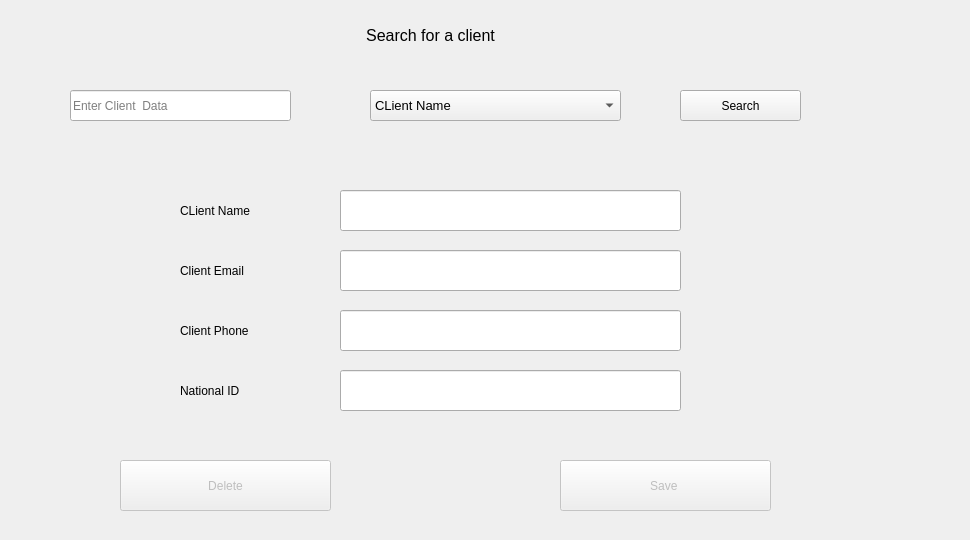
      <widget class="QWidget" name="tab_21">
       <attribute name="title">
        <string>Edit or Delete Client</string>
       </attribute>
       <widget class="QLabel" name="label_51">
        <property name="geometry">
         <rect>
          <x>0</x>
          <y>0</y>
          <width>961</width>
          <height>531</height>
         </rect>
        </property>
        <property name="text">
         <string/>
        </property>
        <property name="pixmap">
         <pixmap resource="img.qrc">:/img/img/books.png</pixmap>
        </property>
        <property name="scaledContents">
         <bool>true</bool>
        </property>
       </widget>
       <widget class="QLabel" name="label_22">
        <property name="geometry">
         <rect>
          <x>180</x>
          <y>380</y>
          <width>121</width>
          <height>21</height>
         </rect>
        </property>
        <property name="text">
         <string>National ID</string>
        </property>
       </widget>
       <widget class="QLineEdit" name="lineEdit_17">
        <property name="geometry">
         <rect>
          <x>340</x>
          <y>190</y>
          <width>341</width>
          <height>41</height>
         </rect>
        </property>
       </widget>
       <widget class="QLineEdit" name="lineEdit_20">
        <property name="geometry">
         <rect>
          <x>340</x>
          <y>250</y>
          <width>341</width>
          <height>41</height>
         </rect>
        </property>
       </widget>
       <widget class="QLabel" name="label_20">
        <property name="geometry">
         <rect>
          <x>180</x>
          <y>320</y>
          <width>121</width>
          <height>21</height>
         </rect>
        </property>
        <property name="text">
         <string>Client Phone</string>
        </property>
       </widget>
       <widget class="QLineEdit" name="lineEdit_19">
        <property name="geometry">
         <rect>
          <x>340</x>
          <y>310</y>
          <width>341</width>
          <height>41</height>
         </rect>
        </property>
       </widget>
       <widget class="QPushButton" name="pushButton_22">
        <property name="geometry">
         <rect>
          <x>680</x>
          <y>90</y>
          <width>121</width>
          <height>31</height>
         </rect>
        </property>
        <property name="text">
         <string>Search</string>
        </property>
       </widget>
       <widget class="QPushButton" name="pushButton_16">
        <property name="enabled">
         <bool>false</bool>
        </property>
        <property name="geometry">
         <rect>
          <x>560</x>
          <y>460</y>
          <width>211</width>
          <height>51</height>
         </rect>
        </property>
        <property name="text">
         <string>Save </string>
        </property>
       </widget>
       <widget class="QLabel" name="label_32">
        <property name="geometry">
         <rect>
          <x>290</x>
          <y>20</y>
          <width>281</width>
          <height>31</height>
         </rect>
        </property>
        <property name="font">
         <font>
          <pointsize>12</pointsize>
         </font>
        </property>
        <property name="styleSheet">
         <string notr="true"/>
        </property>
        <property name="text">
         <string>Search for a client</string>
        </property>
        <property name="alignment">
         <set>Qt::AlignCenter</set>
        </property>
       </widget>
       <widget class="QComboBox" name="comboBox_11">
        <property name="geometry">
         <rect>
          <x>370</x>
          <y>90</y>
          <width>251</width>
          <height>31</height>
         </rect>
        </property>
        <property name="font">
         <font>
          <pointsize>10</pointsize>
         </font>
        </property>
        <item>
         <property name="text">
          <string>CLient Name</string>
         </property>
        </item>
        <item>
         <property name="text">
          <string>Email</string>
         </property>
        </item>
        <item>
         <property name="text">
          <string>Phone</string>
         </property>
        </item>
        <item>
         <property name="text">
          <string>National ID</string>
         </property>
        </item>
       </widget>
       <widget class="QLabel" name="label_21">
        <property name="geometry">
         <rect>
          <x>180</x>
          <y>260</y>
          <width>111</width>
          <height>21</height>
         </rect>
        </property>
        <property name="text">
         <string>Client Email</string>
        </property>
       </widget>
       <widget class="QLineEdit" name="lineEdit_18">
        <property name="geometry">
         <rect>
          <x>340</x>
          <y>370</y>
          <width>341</width>
          <height>41</height>
         </rect>
        </property>
       </widget>
       <widget class="QLineEdit" name="lineEdit_30">
        <property name="geometry">
         <rect>
          <x>70</x>
          <y>90</y>
          <width>221</width>
          <height>31</height>
         </rect>
        </property>
        <property name="placeholderText">
         <string>Enter Client  Data</string>
        </property>
       </widget>
       <widget class="QPushButton" name="pushButton_17">
        <property name="enabled">
         <bool>false</bool>
        </property>
        <property name="geometry">
         <rect>
          <x>120</x>
          <y>460</y>
          <width>211</width>
          <height>51</height>
         </rect>
        </property>
        <property name="text">
         <string>Delete</string>
        </property>
       </widget>
       <widget class="QLabel" name="label_19">
        <property name="geometry">
         <rect>
          <x>180</x>
          <y>200</y>
          <width>101</width>
          <height>21</height>
         </rect>
        </property>
        <property name="text">
         <string>CLient Name</string>
        </property>
       </widget>
      </widget>
